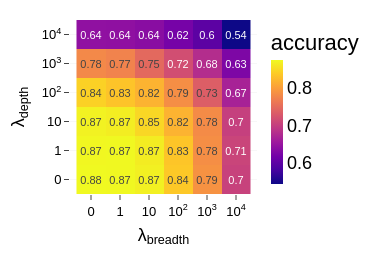

Source (notebook cell):
### Code cell
# lambdas vs accuracy
# accuracy grid plot

# pivot data into a grid
pivot = model_df.pivot_table(
    index="lam_depth",
    columns="lam_breadth",
    values="accuracy",
    aggfunc="mean"
)

fig = go.Figure(data=go.Heatmap(
    z=pivot.values,
    x=[str(int(c)) for c in pivot.columns],
    y=[str(int(r)) for r in pivot.index],
    # colorscale="gray",
    colorscale="Plasma",
    colorbar_title="accuracy",
    xgap=0,
    ygap=0,
    colorbar=dict(orientation="v", len=1.0, thickness=12, outlinewidth=0),
    text=pivot.values.round(2),       # show values in cells
    texttemplate="%{text}",
))



fig.update_xaxes(
    type="category", 
    categoryorder="array", 
    categoryarray=TICK_VALS,
    tickmode="array",
    tickvals=TICK_VALS,
    ticktext=TICK_TEXT,
    # tickangle=0               # Forces labels to be horizontal
)
fig.update_yaxes(
    type="category", 
    categoryorder="array", 
    categoryarray=TICK_VALS,
    tickmode="array",
    tickvals=TICK_VALS,
    ticktext=TICK_TEXT,
    tickangle=0               # Forces labels to be horizontal
)


fig.update_yaxes(scaleanchor="x", scaleratio=1)
fig.update_layout(
    xaxis_title="λ<sub>breadth</sub>",
    yaxis_title="λ<sub>depth</sub>",
    height=WIDTH * 0.25,
    width=WIDTH * 0.35
)
fig.update_xaxes(title_standoff=10)


fig.update_layout(margin=dict(l=70, r=0, t=20, b=70))
fig.show()

nn_bowl.utils.save_figure(fig, figures_dir, "breadth_depth_accuracy_grid", scale=2)

### Figure 1 — Plotly figure (JSON) as saved in the notebook; plotly's stock layout.template omitted (floating-point values rounded to 4 significant figures)
{"data": [{"colorbar": {"len": 1, "orientation": "v", "outlinewidth": 0, "thickness": 12, "title": {"text": "accuracy"}}, "colorscale": [[0, "#0d0887"], [0.1111, "#46039f"], [0.2222, "#7201a8"], [0.3333, "#9c179e"], [0.4444, "#bd3786"], [0.5556, "#d8576b"], [0.6667, "#ed7953"], [0.7778, "#fb9f3a"], [0.8889, "#fdca26"], [1, "#f0f921"]], "text": [[0.88, 0.87, 0.87, 0.84, 0.79, 0.7], [0.87, 0.87, 0.87, 0.83, 0.78, 0.71], [0.87, 0.87, 0.85, 0.82, 0.78, 0.7], [0.84, 0.83, 0.82, 0.79, 0.73, 0.67], [0.78, 0.77, 0.75, 0.72, 0.68, 0.63], [0.64, 0.64, 0.64, 0.62, 0.6, 0.54]], "texttemplate": "%{text}", "type": "heatmap", "x": ["0", "1", "10", "100", "1000", "10000"], "xgap": 0, "y": ["0", "1", "10", "100", "1000", "10000"], "ygap": 0, "z": [[0.8754, 0.8744, 0.8687, 0.8369, 0.7889, 0.7034], [0.8737, 0.8746, 0.8655, 0.8344, 0.785, 0.7068], [0.8697, 0.8657, 0.8486, 0.8181, 0.7818, 0.7011], [0.8436, 0.8333, 0.8181, 0.7851, 0.7347, 0.6655], [0.7796, 0.7736, 0.7473, 0.7174, 0.679, 0.6261], [0.6423, 0.6419, 0.6365, 0.6197, 0.5972, 0.5421]]}], "layout": {"height": 264, "margin": {"b": 70, "l": 70, "r": 0, "t": 20}, "width": 369.6, "xaxis": {"categoryarray": [0, 1, 10, 100, 1000, 10000], "categoryorder": "array", "tickmode": "array", "ticktext": ["0", "1", "10", "10<sup>2</sup>", "10<sup>3</sup>", "10<sup>4</sup>"], "tickvals": [0, 1, 10, 100, 1000, 10000], "title": {"standoff": 10, "text": "λ<sub>breadth</sub>"}, "type": "category"}, "yaxis": {"categoryarray": [0, 1, 10, 100, 1000, 10000], "categoryorder": "array", "scaleanchor": "x", "scaleratio": 1, "tickangle": 0, "tickmode": "array", "ticktext": ["0", "1", "10", "10<sup>2</sup>", "10<sup>3</sup>", "10<sup>4</sup>"], "tickvals": [0, 1, 10, 100, 1000, 10000], "title": {"text": "λ<sub>depth</sub>"}, "type": "category"}}}
